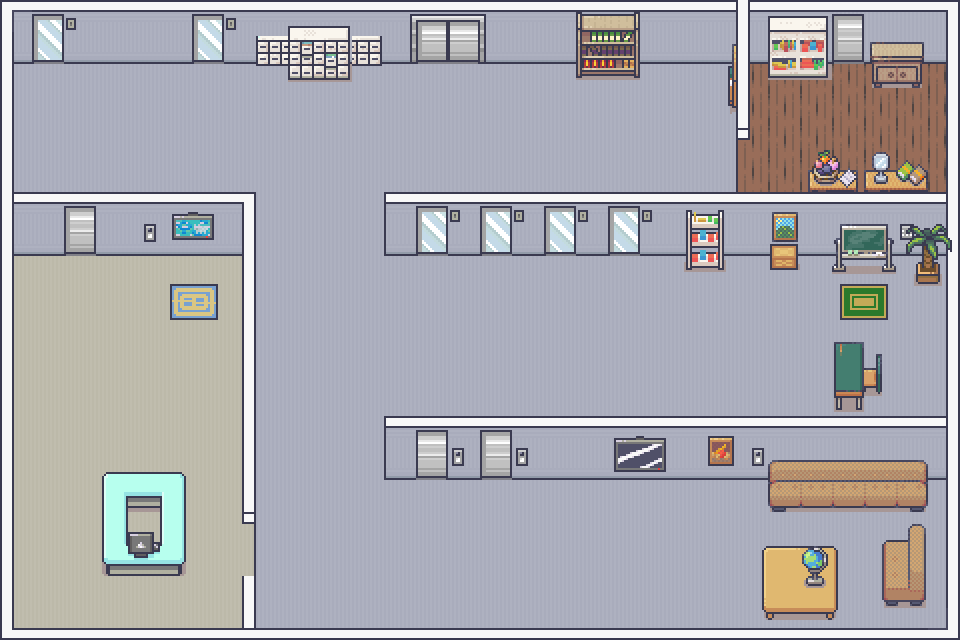

A 2D game scene composited from a Tiled map and its tileset images. What follows is a short description and the map's XML, with each tile layer's data collapsed to a summary:
An orthogonal 30x20 tile map with 32x32 px tiles, 5 tile layers (Capa Suelos, Capa Bordes esquinas, Capa Bordes, Capa Objetos, ...), 2 tilesets and 43 objects (nivel_1, nivel_2, nivel_3, nivel_4, nivel_5, ...).

<map version="1.10" tiledversion="1.11.2" orientation="orthogonal" renderorder="right-down" width="30" height="20" tilewidth="32" tileheight="32" infinite="0" nextlayerid="9" nextobjectid="57">
 <tileset firstgid="1" source="Suelos_Laboratorio.tsx" />
 <tileset firstgid="392" source="Laboratorio.tsx" />
 <layer id="1" name="Capa Suelos" width="30" height="20">
  <data>[600 cells, 600 non-empty, 10 distinct tile ids]</data>
 </layer>
 <layer id="4" name="Capa Bordes esquinas" width="30" height="20">
  <data>[600 cells, 8 non-empty, 4 distinct tile ids]</data>
 </layer>
 <layer id="2" name="Capa Bordes" width="30" height="20">
  <data>[600 cells, 97 non-empty, 23 distinct tile ids]</data>
 </layer>
 <layer id="3" name="Capa Objetos" width="30" height="20">
  <data>[600 cells, 77 non-empty, 72 distinct tile ids]</data>
 </layer>
 <layer id="5" name="Capa Objetos 2" width="30" height="20">
  <data>[600 cells, 71 non-empty, 57 distinct tile ids]</data>
 </layer>
 <objectgroup id="6" name="colisiones">
  <object id="1" x="-5" y="-3" width="600" height="65" />
  <object id="2" x="596" y="-2" width="369" height="65" />
  <object id="3" x="946.667" y="-12" width="26.6667" height="718.667" />
  <object id="4" x="-10" y="628" width="990" height="38" />
  <object id="6" x="-32" y="-30" width="50" height="690" />
  <object id="7" x="-26.6667" y="194.667" width="282" height="45.3333" />
  <object id="8" x="386" y="193.333" width="308.667" height="50" />
  <object id="9" x="694.242" y="193.515" width="263.333" height="48" />
  <object id="10" x="243.997" y="239.908" width="11.3333" height="270.667" />
  <object id="11" x="242" y="583.333" width="14" height="56" />
  <object id="13" x="384.667" y="416" width="446.667" height="51.3333" />
  <object id="14" x="829.333" y="416" width="128" height="51.3333" />
  <object id="16" x="770" y="462.667" width="156.667" height="22.6667" />
  <object id="17" x="768" y="555.334" width="60" height="52.6667" />
  <object id="18" x="893.333" y="540" width="28" height="59.3333" />
  <object id="19" x="839.333" y="344.667" width="22" height="64" />
  <object id="26" x="736.667" y="64" width="11.3333" height="62.6667" />
  <object id="32" x="874.667" y="54.6667" width="44.6667" height="21.3333" />
  <object id="33" x="768" y="544" width="63.3333" height="56.6667" />
  <object id="36" x="810.667" y="153.333" width="42.6667" height="38" />
  <object id="37" x="866" y="166.667" width="61.3333" height="24" />
  <object id="38" x="918.667" y="228.667" width="20.6667" height="44.6667" />
  <object id="50" x="103.5" y="479.25" width="34.25" height="93" />
  <object id="51" x="128" y="532.75" width="25" height="12" />
  <object id="52" x="118.75" y="544.75" width="63" height="26.25" />
  <object id="53" x="137.023" y="483.705" width="47.9318" height="67.25" />
  <object id="54" x="105.5" y="474.75" width="76.5" height="17.25" />
 </objectgroup>
 <objectgroup id="8" name="puertas" offsetx="1.33333" offsety="2">
  <object id="34" name="nivel_1" x="47.3333" y="60.1667">
   <properties>
    <property name="idNivel" value="nivel_1" />
    <property name="nombre" value="La Villa" />
   </properties>
   <point />
  </object>
  <object id="39" name="nivel_2" x="206.667" y="57">
   <properties>
    <property name="idNivel" value="nivel_2" />
    <property name="nombre" value="Las Columnas" />
   </properties>
   <point />
  </object>
  <object id="40" name="nivel_3" x="430.917" y="250">
   <properties>
    <property name="idNivel" value="nivel_3" />
    <property name="nombre" value="Las Cavernas" />
   </properties>
   <point />
  </object>
  <object id="41" name="nivel_4" x="496.167" y="249.75">
   <properties>
    <property name="idNivel" value="nivel_4" />
    <property name="nombre" value="La Luna" />
   </properties>
   <point />
  </object>
  <object id="42" name="nivel_5" x="445.528" y="57.4324">
   <properties>
    <property name="idNivel" value="nivel_5" />
    <property name="nombre" value="El Cartillo" />
   </properties>
   <point />
  </object>
  <object id="43" name="nivel_6" x="623.417" y="249">
   <point />
  </object>
  <object id="44" name="nivel_7" x="79.9167" y="250">
   <point />
  </object>
  <object id="45" name="nivel_8" x="848.167" y="58">
   <point />
  </object>
  <object id="46" name="nivel_10" x="558.626" y="250.998">
   <point />
  </object>
  <object id="47" name="nivel_9" x="429.667" y="473">
   <point />
  </object>
 </objectgroup>
 <objectgroup id="7" name="spawns">
  <object id="22" name="spawn_npc3" x="810.667" y="318.667">
   <properties>
    <property name="tipo" value="profesor" />
   </properties>
   <point />
  </object>
  <object id="23" name="spawn_npc4" x="705.333" y="580">
   <properties>
    <property name="tipo" value="doctor" />
   </properties>
   <point />
  </object>
  <object id="24" name="spawn_npc2" x="833.333" y="124">
   <properties>
    <property name="tipo" value="medico" />
   </properties>
   <point />
  </object>
  <object id="25" name="spawn_npc1" x="146.667" y="146.667">
   <properties>
    <property name="tipo" value="doctora" />
   </properties>
   <point />
  </object>
  <object id="55" name="spawn_npc5" x="42.5462" y="578.576">
   <properties>
    <property name="tipo" value="senor" />
   </properties>
   <point />
  </object>
  <object id="56" name="spawn_npc6" x="435" y="592">
   <properties>
    <property name="tipo" value="ciber" />
   </properties>
   <point />
  </object>
 </objectgroup>
</map>
